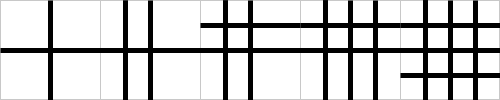
Frame 1 (no input)
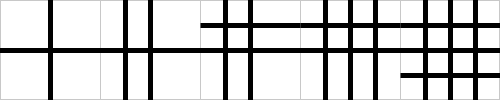
Frame 60 (the mouse pressed at the canvas centre just before this capture)
Frame 120 (the mouse held since frame 60 and released just before this capture): identical to frame 60, image omitted

The Processing sketch that drew these frames (run headless with seeded random() and noise(); from frame 60 on, the mouse is pressed at the canvas centre):

// Processing sketch: processing_10101
// ── processing_10101.pde

int grid_size=100;

void setup(){
  size (500,100);
  background(255);
  strokeCap(SQUARE);
  pushStyle();
  stroke(200);
  rect(0,0,499,99);
  popStyle();
}

void draw(){
     
    for (int i = grid_size; i<width;i=i+grid_size)
      {
        pushStyle();
         stroke(200);
         line(i,0,i,height);
        popStyle();  
      }
 
     for (int g=0;g<(width/grid_size);g=g+1)
      {    
        pushMatrix();
          pushStyle();
      
            translate(g*grid_size,0);
            strokeWeight(5);
            line(height/2,0,height/2,width+100);
            line(width,50,0,50);
            
            pushMatrix();
              translate(grid_size/2,grid_size/2);
           
                for (int j = grid_size; j<500;j=j+100)
                  {
                    line(j+grid_size/-4,grid_size/-2,j+grid_size/-4,grid_size);
                    if(j==0){             
                     }
                    else if(j==100){
                      line(j+grid_size/-4,-50,j+grid_size/-4,grid_size);
                     }
                    else if(j==200){
                      line(j-50,grid_size/-4,j+50,grid_size/-4);         
                     }
                    else if(j==300){
                      line(j+grid_size/4,-50,j+grid_size/4,grid_size);  
                     }
                    else if(j==400){
                      line(j-50,grid_size/4,j+50,grid_size/4);
                     }
                   }  
             popMatrix();
         
          popStyle();
        popMatrix();
      }
}
